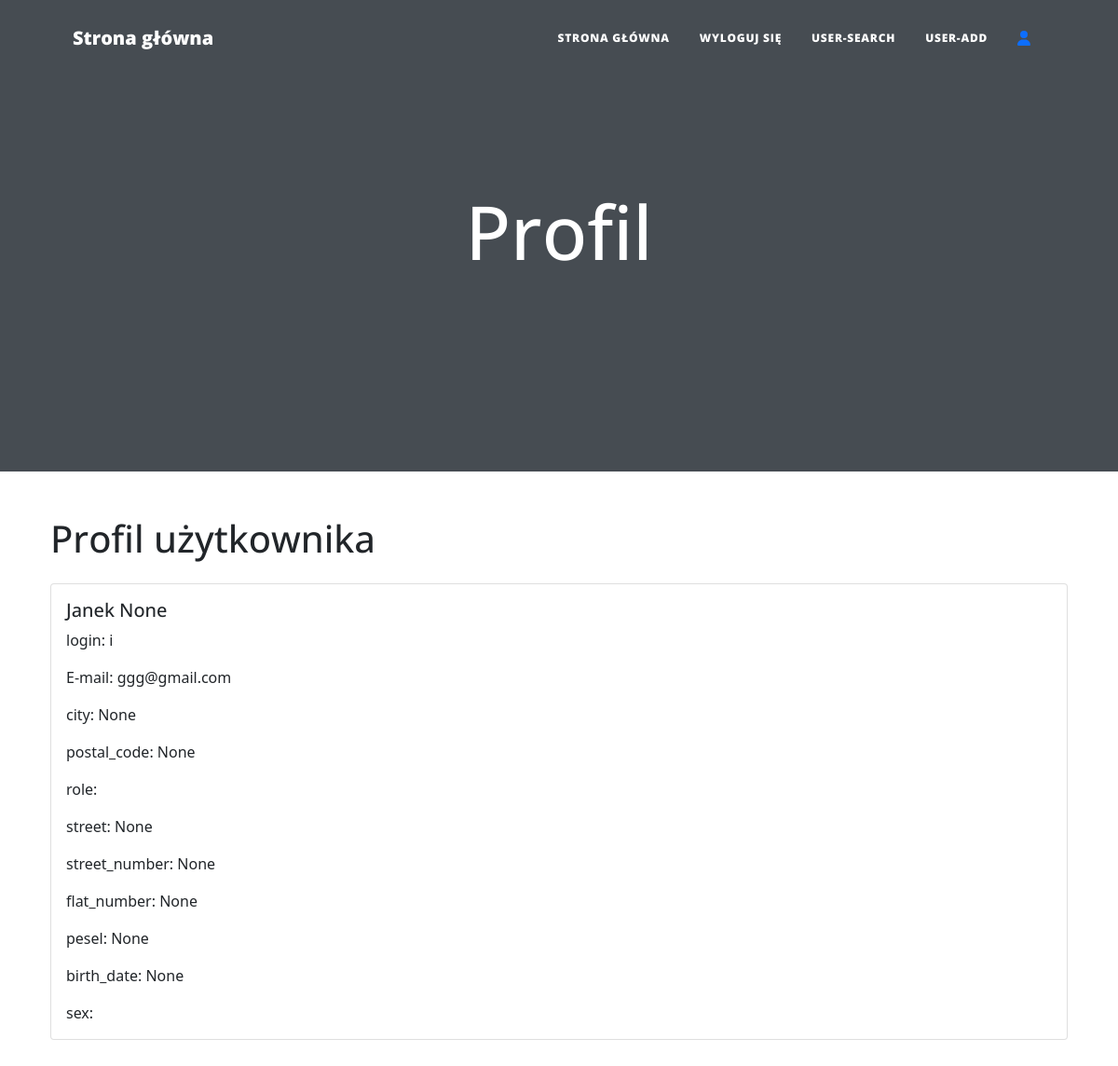
Page /user/8 (signed in) on the committed database.
### main.py (models this page shows)
class User(UserMixin, db.Model):
    __tablename__ = "users"
    id = db.Column(db.Integer, primary_key=True)
    login = db.Column(db.String(20),unique =True)
    password = db.Column(db.String(100))
    name= db.Column(db.String(30))
    last_name= db.Column(db.String(30))
    city = db.Column(db.String(30))
    postal_code = db.Column(db.String(6))
    street = db.Column(db.String(20))
    street_number = db.Column(db.Integer)
    flat_number = db.Column(db.Integer)
    pesel = db.Column(db.String(30), unique = True)
    birth_date = db.Column(db.Date)
    email = db.Column(db.String(100), unique=True)
    posts = relationship("BlogPost", back_populates="author")
    comments = relationship("Comment", back_populates="comment_author")

### main.py (the view)
@app.route('/user/<int:user_id>')
@admin_only
def user_profile(user_id):
    user = User.query.get_or_404(user_id)
    return render_template('user_profile.html', user=user)

### main.py (called while the page is built)
@login_manager.user_loader
def load_user(user_id):
    return db.get_or_404(User, user_id)

def admin_only(f):
    @wraps(f)
    def decorated_function(*args, **kwargs):
        if not current_user.is_authenticated:
            return redirect(url_for('login'))
        if current_user.id != 1:
            return abort(403)
        return f(*args, **kwargs)
    return decorated_function

### templates/user_profile.html (shortened to what this page needs)
{% include "header.html" %}
<header class="masthead">
  <div class="container position-relative px-4 px-lg-5">
    <div class="row gx-4 gx-lg-5 justify-content-center">
      <div class="col-md-10 col-lg-8 col-xl-7">
        <div class="site-heading">
          <h1>Profil</h1>
        </div>
      </div>
    </div>
  </div>
</header>
<!DOCTYPE html>
<html lang="en">
<head>
    <link href="https://stackpath.bootstrapcdn.com/bootstrap/5.1.3/css/bootstrap.min.css" rel="stylesheet">
</head>
<body>
<div class="container">
    <h1 class="mt-5 mb-4">Profil użytkownika</h1>
    <div class="card">
        <div class="card-body">
            <h5 class="card-title">{{ user.name}} {{user.last_name}}</h5>
            <p class="card-text">login: {{ user.login }}</p>
            <p class="card-text">E-mail: {{ user.email }}</p>
            <p class="card-text">city: {{ user.city  }}</p>
            <p class="card-text">postal_code: {{ user.postal_code }}</p>
            <p class="card-text">role: {{ user.role }}</p>
            <p class="card-text">street: {{ user.street }}</p>
            <p class="card-text">street_number: {{ user.street_number }}</p>
            <p class="card-text">flat_number: {{ user.flat_number }}</p>
            <p class="card-text">pesel: {{ user.pesel }}</p>
            <p class="card-text">birth_date: {{ user.birth_date }}</p>
            <p class="card-text">sex: {{ user.sex }}</p>
        </div>
    </div>
</div>
</body>
</html>
{% include "footer.html" %}

### rows in the picture
User: name "Janek", last_name "None", login "i", email "ggg@gmail.com", city "None", postal_code "None", street "None", street_number "None", flat_number "None", pesel "None", birth_date "None"
